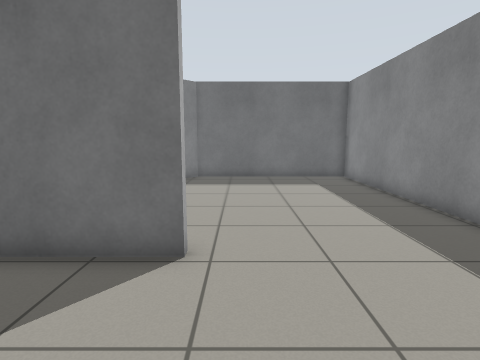
[1] (above)

12 first-person views from a walk through a robot-simulator world made for Gazebo. The camera is 1 m above the floor, tilts 8° down and sees 80° across. The floor is counted in squares, 0.5 m on a side. Each view is taken from the middle of a square. On the plan, view 1 faces up. The plan holds only what a view shows up to about 17 squares ahead; the rest is blank.

[2]
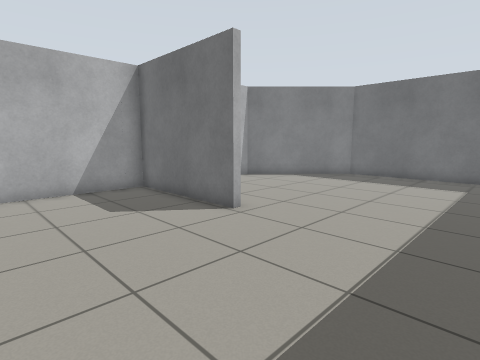

[3]
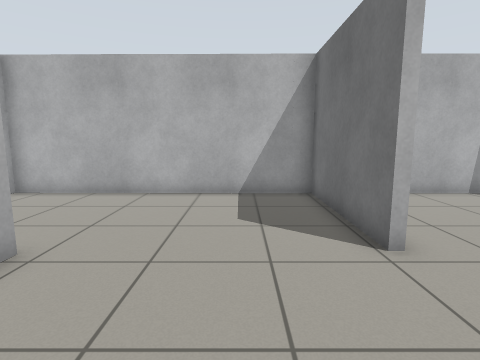

[4]
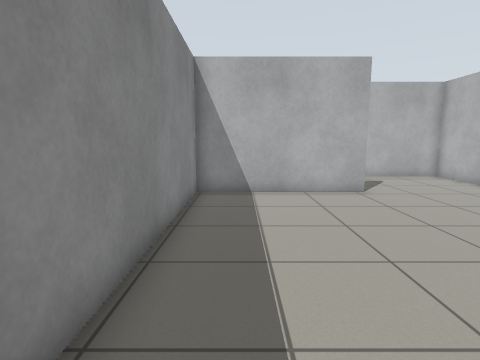

[5]
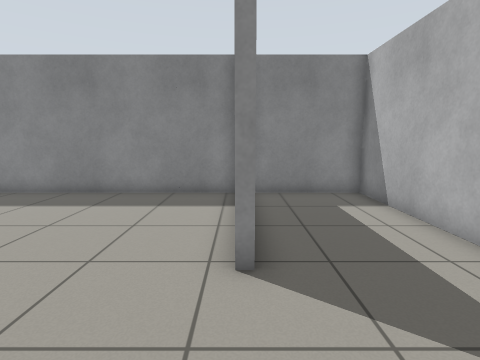

[6]
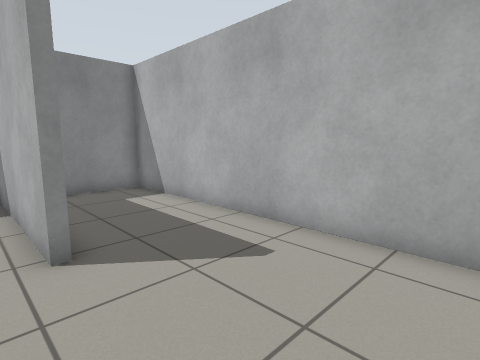

[7]
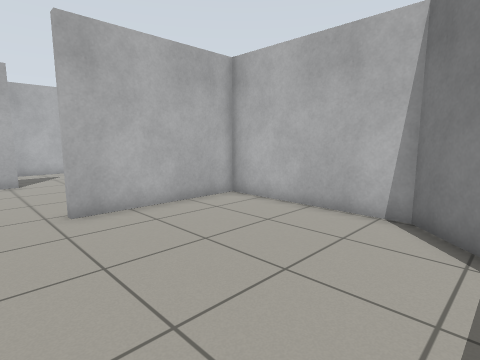

[8]
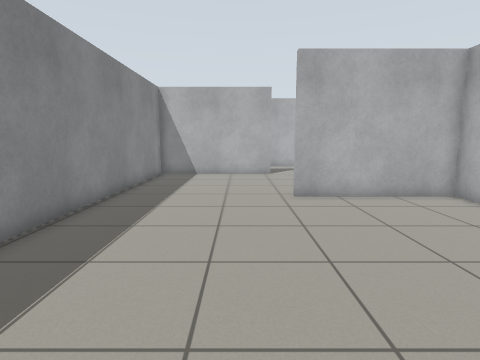

[9]
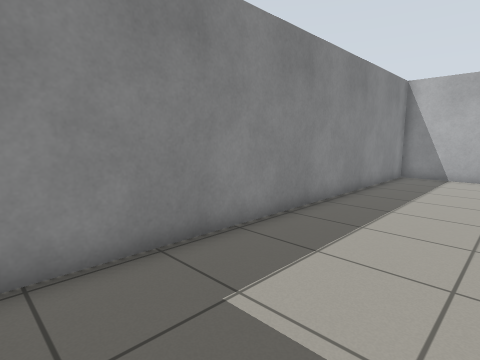

[10]
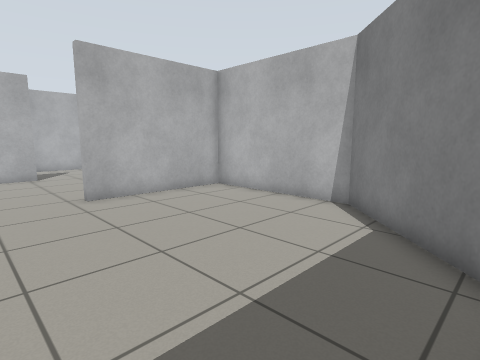

[11]
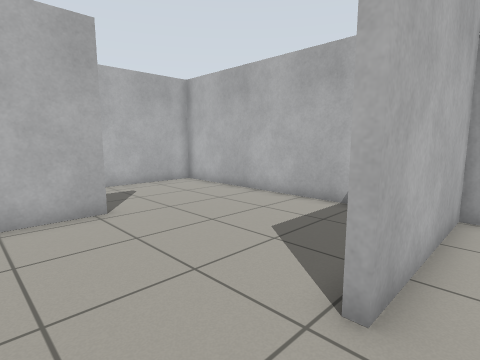

[12]
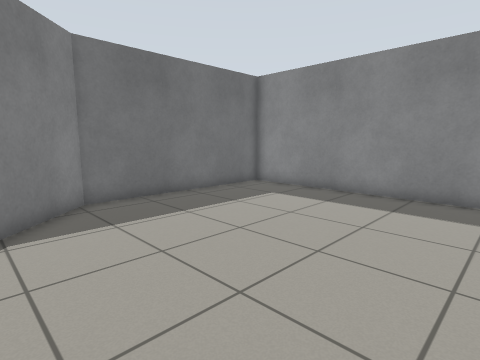

### Floor plan
Points are (right, up) in squares from view 1. A wall is a line through its corners. A room is listed if a view was taken in it or the views show most of it. See-through windows are left out.
Room 1 (views 1, 2, 3, 4, 5, 6, 7, 8, 9, 10, 11, 12)
walls: (-0.9, 4.7) (-6.6, 4.7) (-6.7, -6.5) (5.7, -6.5) (5.7, -2.5); (-0.9, -1.9) (5.7, -1.9) (5.7, 15.5) (-2.3, 15.5) (-6.5, 11.3) (-6.6, 5) (-0.9, 5)

Where each view was taken, in squares from view 1:
view 1: 0 up, 0 right, facing up
view 2: 1 down, 5 right, facing up-left
view 3: 2 up, 4 right, facing left
view 4: 9 up, 4 right, facing down
view 5: 2 down, 5 left, facing right
view 6: 1 down, 6 left, facing down-right
view 7: 13 up, 1 right, facing down-left
view 8: 15 up, 1 right, facing down
view 9: 15 up, 1 right, facing down-right
view 10: 15 up, 2 right, facing down-left
view 11: 6 up, 2 right, facing down-left
view 12: 6 up, 5 left, facing up-right
